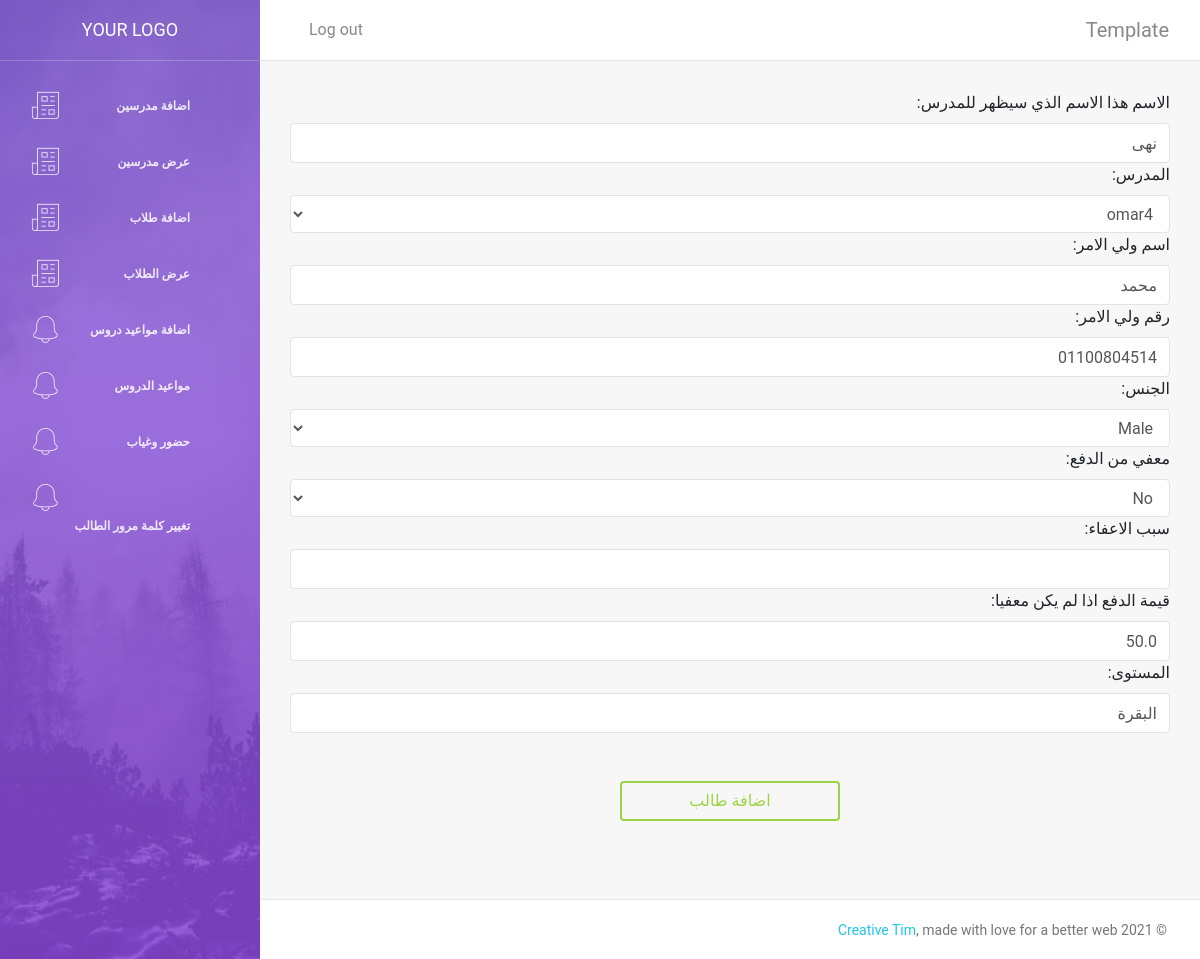
The page /teacher/updatestudentform/1 (signed in) on the database its author committed.
### account/models.py (models this page shows, shortened)
class Student(models.Model):
    user = models.OneToOneField(user, on_delete=models.CASCADE, related_name='student',null=True,blank=True)
    name=models.CharField(max_length=25, null=True,blank=True)
    teacher = models.ForeignKey(Teacher, on_delete=models.CASCADE, related_name='student_teacher',null=True,blank=True)
    aya = models.ForeignKey(aya, on_delete=models.CASCADE, related_name='student_aya', null=True,blank=True)
    Achievements = models.CharField(max_length=2500, null=True,blank=True)
    barcode = models.CharField(max_length=2500, null=True,blank=True)
    degree=models.ForeignKey(Degree, on_delete=models.CASCADE, related_name='student_degree', null=True,blank=True)
    fathername = models.CharField(max_length=15, null=True, blank=True)
    fathernumber=models.CharField(max_length=20, null=True, blank=True)
    homework=models.CharField(max_length=2500, null=True,blank=True)
    gender=models.CharField(max_length=10,choices=gender_choices, null=True,blank=True)
    notpaid=models.BooleanField(null=True,blank=True)
    resoenofnotpaid=models.CharField(max_length=2500, null=True,blank=True)
    paid=models.BooleanField(null=True,blank=True)
    paymount=models.FloatField(null=True,blank=True)
    birthday=models.DateTimeField(null=True,blank=True)
    startlogin=models.DateTimeField(null=True,blank=True)
    finishlogin=models.DateTimeField(null=True,blank=True)

class Degree(models.Model):
    name=models.CharField(max_length=15,null=True,blank=True)
    def __str__(self):
        return f"{self.name}"

### teacher/views.py (the view, shortened to what this page needs)
# urls.py: path("updatestudentform/<int:id>",views.UpdateStudentForm,name="updatestudentform"),
@login_required
@not_student_required
def UpdateStudentForm(request, id):
    user = request.user
    print(request.POST)
    student = Student.objects.filter(id=id).first()
    if user.is_manager:
        return render(request, "updatestudentm.html", {
            "student":student,
           "form_student":StudentFormmanager(user1=user,initial={
               "teacher":student.teacher,
               "name":student.name,
               "fathername":student.fathername,
               "fathernumber":student.fathernumber,
               "gender":student.gender,
               "notpaid":student.notpaid,
               "resoenofnotpaid":student.resoenofnotpaid,
               "paymount":student.paymount,
               "degree":student.degree,
           })
        })

### account/models.py (called while the page is built)
    def __str__(self):
        return f"{self.user.username}"

### quranproject/decrorator.py (called while the page is built)
def not_student_required(function=None, redirect_field_name=REDIRECT_FIELD_NAME, login_url='accounts:login'):
    actual_decorator = user_passes_test(
        lambda u: not u.is_student,
        login_url=login_url,
        redirect_field_name=redirect_field_name
    )
    if function:
        return actual_decorator(function)
    return actual_decorator

### manager/templates/updatestudentm.html (shortened to what this page needs)
{% extends 'base.html' %}
{% block content %}
<form style="text-align:right" method="post" action="{% url 'manager:updatestudent' student.id%}" id="form">
    {{form_student}}
    <div style="text-align:center" >
    <input type="submit" value="اضافة طالب" class="btn btn-success w-25 m-5 pointer"/>
    </div>
</form>
{% endblock content %}

### manager/templates/updatestudentm.html (style rules this page uses)
.pointer { cursor: pointer; }

### rows shown on the page
Student: name "نهى", teacher "omar4", fathername "محمد", fathernumber "01100804514", gender "Male", notpaid "No", paymount "50.0", degree "البقرة"
